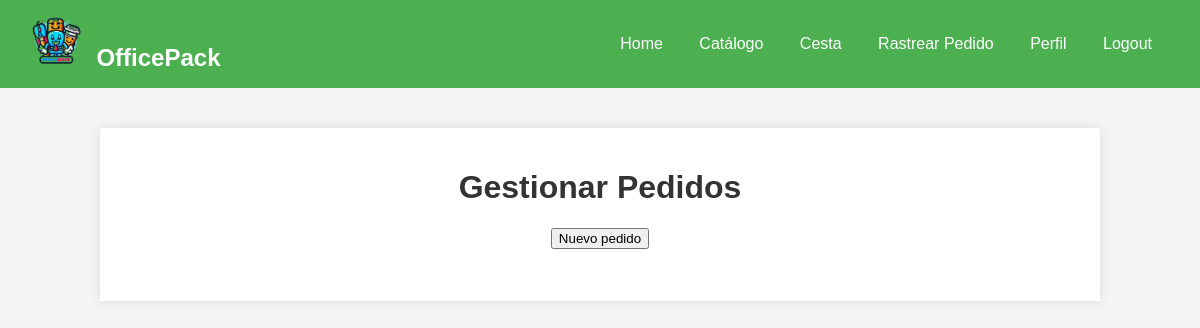
Page /pedidos/ (signed in) on the earlier database version.
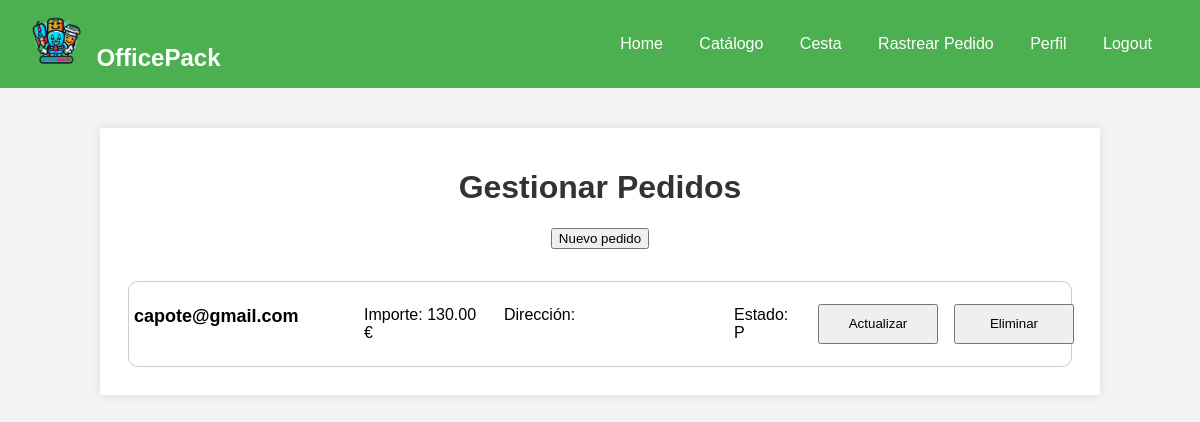
Same page on the later database version.
### Pedido/models.py (models this page shows, shortened)
class Pedido(models.Model):
    usuario = models.ForeignKey(User, on_delete=models.CASCADE, null=True, blank=True)
    email = models.EmailField(max_length=255)
    importe = models.DecimalField(max_digits=10, decimal_places=2)
    estado = models.CharField(
        max_length=2,
        choices=EstadoPedido.choices,
        default=EstadoPedido.PENDIENTE
    )
    metodo_pago = models.CharField(
        max_length=2,
        choices=MetodoPago.choices,
        default=MetodoPago.TARJETA
    )
    codigo_rastreo = models.CharField(max_length=16, null=True, blank=True)
    fecha_pedido = models.DateTimeField(auto_now_add=True)

### Pedido/views.py (the view)
# urls.py: path('pedidos/', viewsPedido.listar_pedidos, name='listar_pedidos'),
@login_required(login_url='/login/')
@user_passes_test(lambda u: u.is_staff)
def listar_pedidos(request):
    pedidos = Pedido.objects.all()
    return render(request, 'gestionar_pedidos.html', {'pedidos': pedidos})

### Pedido/templates/gestionar_pedidos.html (shortened to what this page needs)
{% extends 'base.html' %}
{% block content %}
<!DOCTYPE html>
<html>
<head>
</head>
<body>
    <div  class="container gestionar-pedidos">
        <h1>Gestionar Pedidos</h1>
        <form class="crear_pedido">
            <button type="submit"><a href="{% url 'crear_pedido' %}">Nuevo pedido</a></button>
        </form>
        <div>
           {% for pedido in pedidos %}
                <li class="pedido-item">
                    <a href="{% url 'mostrar_pedido' pedido.id %}">
                        <span class="pedido-email">{{ pedido.email }}</span>
                        <span class="pedido-importe">Importe: {{ pedido.importe }} €</span>
                        <span class="pedido-direccion">Dirección: {{ pedido.direccion }}</span>
                        <span class="pedido-estado">Estado: {{ pedido.estado }}</span>
                    </a>
                    <form action="{% url 'actualizar_pedido' pedido.id %}">
                        <button type="submit">Actualizar</button>
                    </form>
                    <form action="{% url 'eliminar_pedido' pedido.id %}" method="post">
                        <button type="submit">Eliminar</button>
                    </form>
                </li>
            {% endfor %}
        </div>
    </div>
</body>
</html>
{% endblock content %}

### users_app/templates/base.html (shortened to what this page needs)
{% load static %}
<!DOCTYPE html>
<html lang="es">
<head>
</head>
<body>
    <header>
        <div class="logo">
            <a href="/">
            <img src="{% static 'images/logo.png' %}" alt="OfficePack Logo">
            <span class="logo-text">OfficePack</span>
            </a>
        </div>
        <nav>
            <a href="/">Home</a>
            <a href="/catalogo">Catálogo</a>
            <a href="/cesta">Cesta</a>
            <a href="/rastrear">Rastrear Pedido</a>
            {% if user.is_authenticated %}
            <a href="/perfil">Perfil</a>
            <a href="/logout">Logout</a>
            {% else %}
            <a href="/register">Registrarse</a>
            <a href="/login">Login</a>
            {% endif %}
        </nav>
    </header>
    {% block content %}
    {% endblock content %}

### users_app/templates/base.html (style rules this page uses)
.logo { display: flex; align-items: center; }
.logo img { max-height: 50px; margin-right: 10px; }
.logo-text { font-size: 24px; font-weight: bold; color: #ffffff; }
nav a { margin-right: 15px; text-decoration: none; color: #878686; }
body { font-family: Arial, sans-serif; margin: 0; padding: 0; }
header { background-color: #4CAF50; color: white; padding: 1rem 2rem; display: flex; justify-content: space-between; align-items: center; }
header nav a { color: white; text-decoration: none; margin: 0 1rem; }
a { text-decoration: none; color:black }
body { font-family: Arial, sans-serif; background-color: #f4f4f4; margin: 0; padding: 0; }
.container { width: 80%; margin: 0 auto; padding: 20px; background-color: #fff; box-shadow: 0 0 10px rgba(0, 0, 0, 0.1); }
h1 { text-align: center; color: #333; }
.gestionar-pedidos { margin-top: 5vh; }
.crear_pedido { text-align:center; margin-bottom: 4vh; }
.pedido-item { list-style-type: none; padding: 1vh; margin: 1vh; min-height: 5vh; border: 1px solid #ccc; border-radius: 10px; align-items: center; justify-content: center; display: flex; flex-direction: row; }
.pedido-item button { justify-content: center; align-items: center; display: flex; width: 10vw; height: 5vh; margin: 1vh; }
.pedido-item a { display: grid; grid-template-columns: 17.5vw 10vw 17.5vw 5vw; gap: 20px; padding: 1vh; margin: 1vh; }
.pedido-email { font-size: 18px; font-weight: bold; color: #000000; }
.pedido-importe, .pedido-direccion, .pedido-estado { color: #010101; }

Differences in the rows shown:
added Pedido: email "capote@gmail.com", importe "130.00", estado "P"
